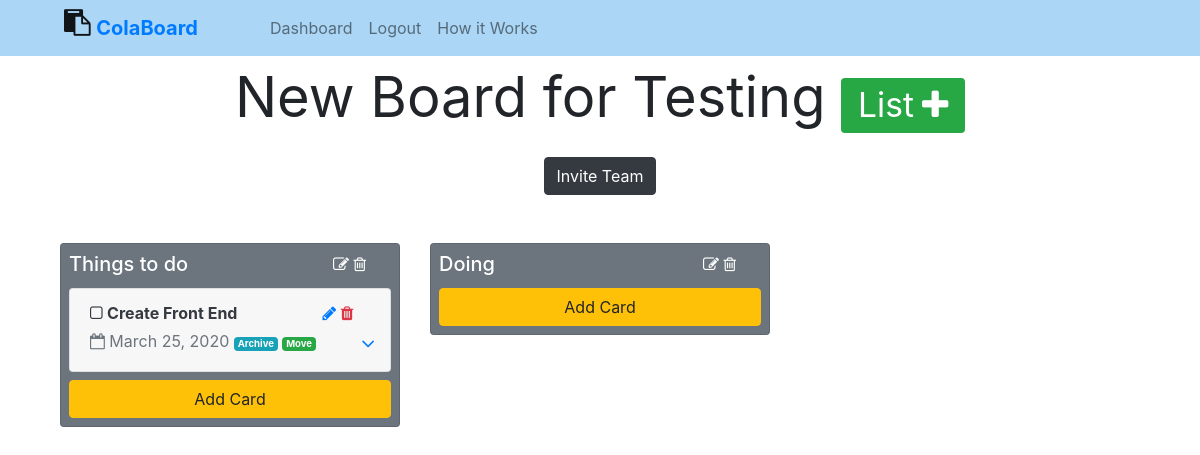
Page /boards/board_detail/new-board-for-testing-19 (signed in) on the committed database.
### boards/models.py (models this page shows, shortened)
class Board(models.Model):
    creator = models.ForeignKey(
        settings.AUTH_USER_MODEL, on_delete=models.CASCADE, related_name='board')
    board_type = models.CharField(choices=BOARD_TYPE_CHOICES, max_length=1)
    title = models.CharField(max_length=100)
    slug = models.SlugField(blank=True, null=True)
    team = models.ManyToManyField(
        settings.AUTH_USER_MODEL, related_name='team')

class BoardList(models.Model):
    board = models.ForeignKey(
        'Board', on_delete=models.CASCADE, related_name='board_list')
    title = models.CharField(max_length=100)
    def get_archived_cards(self):
        cards = ListCard.objects.filter(board_list=self.pk, archived=True)
        print(cards)
        return cards
    def get_non_archived_cards(self):
        cards = ListCard.objects.filter(board_list=self.pk, archived=False)
        return cards

class ListCard(models.Model):
    board_list = models.ForeignKey(
        'BoardList', on_delete=models.CASCADE, related_name='list_card')
    due_date = models.DateField()
    title = models.CharField(max_length=250)
    description = models.TextField()
    attachment = models.FileField(
        upload_to='media/attachment/', blank=True, null=True)
    archived = models.BooleanField(default=False)
    checked = models.BooleanField(default=False)

### boards/views.py (the view)
# urls.py: path('board_detail/<slug>', views.board_detail, name='board_detail'),
@login_required
def board_detail(request, slug):
    board = Board.objects.get(slug=slug)
    form = CardCreationForm()
    domain = request.get_host(),
    url = redirect('boards:board_join', slug=board.slug)
    invite_link = f'http://{ domain[0] }{url.url}'
    context = {
        'board': board,
        'form': form,
        'invite_link': invite_link
    }
    return render(request, 'board_detail.html', context)

### templates/board_detail.html (shortened to what this page needs)
{% extends 'base.html' %}
{% block content %}
<center>
    <h3 class="display-4"><b>{{board.title}}</b>
        <a href="{% url 'boards:create_list' board.slug %}">
            <span class="badge badge-success"><small>List<i class="fa fa-plus ml-2"
                        aria-hidden="true"></i></small></span>
        </a>
    </h3>
    <button type="button" class="btn btn-dark mt-3" data-toggle="modal" data-target="#staticBackdrop">
        Invite Team
    </button>
</center>
<div class="card-group mt-5">
    {% for list in board.board_list.all %}
    <div class="col-md-4 mb-3">
        <div class="card bg-secondary">
            <div class="card-body p-2 text-white">
                <div class="row">
                    <div class="col-9">
                        <h5 class="card-title text-white">{{list.title}}</h5>
                    </div>
                    <div class="col-3">
                        <i class="fa fa-pencil-square-o pointer" onclick="showRenameForm({{list.pk}})"
                            aria-hidden="true"></i>
                        <i class="fa fa-trash-o pointer" onclick="showConfirmation({{list.pk}})" aria-hidden="true"></i>
                    </div>
                </div>
                {% for card in list.get_non_archived_cards %}
                <div class="accordion" id="accordionExample">
                    <div class="card mb-2">
                        <div class="card-header" id="heading-{{list.pk}}-{{card.pk}}">
                            <span class="mb-0 text-dark">
                                <div class="row">
                                    <div class="col-9">
                                        {% if card.checked %}
                                        <a href="{% url 'boards:card_check' card.pk %}">
                                            <i class="fa fa-check-square-o text-success" aria-hidden="true"></i>
                                        </a>
                                        {% else %}
                                        <a href="{% url 'boards:card_check' card.pk %}">
                                            <i class="fa fa-square-o text-dark" aria-hidden="true"></i>
                                        </a>
                                        {% endif %}
                                        <strong>{{card.title}}</strong>
                                    </div>
                                    <div class="col-3">
                                        <a href="{% url 'boards:card_edit' card.pk %}">
                                            <i class="fa fa-pencil" aria-hidden="true"></i>
                                        </a>
                                        <i class="fa fa-trash text-danger pointer"
                                            onclick="showCardConfirmation({{card.pk}})" aria-hidden="true"></i>
                                    </div>
                                </div>
                                <div class="row mt-1">
                                    <div class="col-10">
                                        <span class="text-secondary"><i class="fa fa-calendar-o" aria-hidden="true"></i>
                                            {{card.due_date}}
                                        </span>
                                        <small><a href="{% url 'boards:card_archive' card.pk %}"><span
                                                    class="badge badge-info">Archive</span></a></small>
                                        <small><a href="{% url 'boards:card_move' card.pk %}"><span
                                                    class="badge badge-success">Move</span></a></small>
                                    </div>
                                    <div class="col-2">
                                        <button class="btn btn-link collapsed" type="button" data-toggle="collapse"
                                            data-target="#collapse-{{list.pk}}-{{card.pk}}" aria-expanded="false"
                                            aria-controls="collapse-{{list.pk}}-{{card.pk}}">
                                            <i class="fa fa-angle-down fa-lg" aria-hidden="true"></i>
                                        </button>
                                    </div>
                                </div>
                            </span>
                        </div>
                    </div>
                </div>
                {% endfor %}
                <button class="btn btn-block btn-warning" onclick="showForm({{list.pk}})" list_id={{list.pk}}>Add
                    Card</button>
            </div>
        </div>
    </div>
    {% empty %}
    <span>
        <h5>
            You Do not have any Lists.
        </h5>
    </span>
    {% endfor %}
</div>
{% endblock content %}

### templates/base.html (style rules this page uses)
html { background-color: #fff; color: #555; font-weight: 300; font-family: "Lato", "Arial", sans-serif; font-size: 16px; text-rendering: optimizeLegibility; overflow-x: hidden; }
.pointer { cursor: pointer; }

### rows in the picture
Board: title "New Board for Testing"
BoardList: title "Things to do"
ListCard: checked False (drawn), title "Create Front End", due_date "March 25, 2020"
BoardList: title "Doing"
